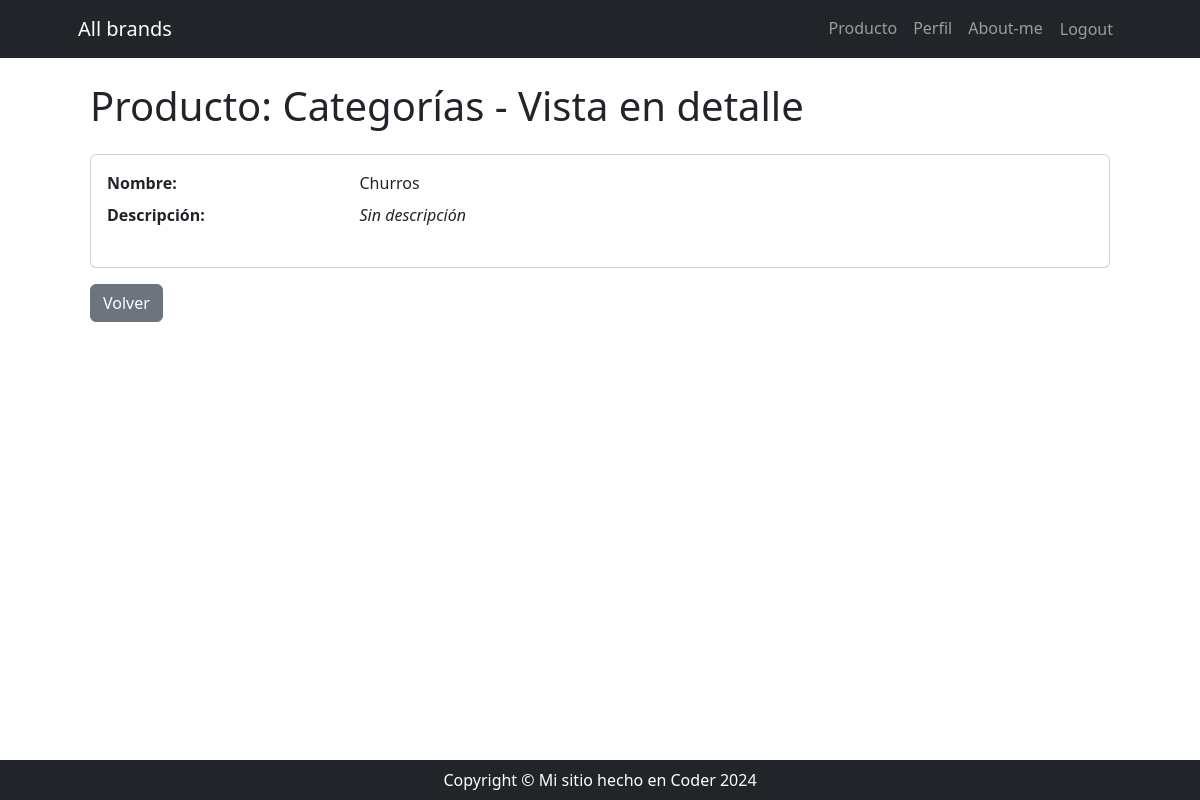
The app's page /producto/producto/detail/2 (signed in), older data.
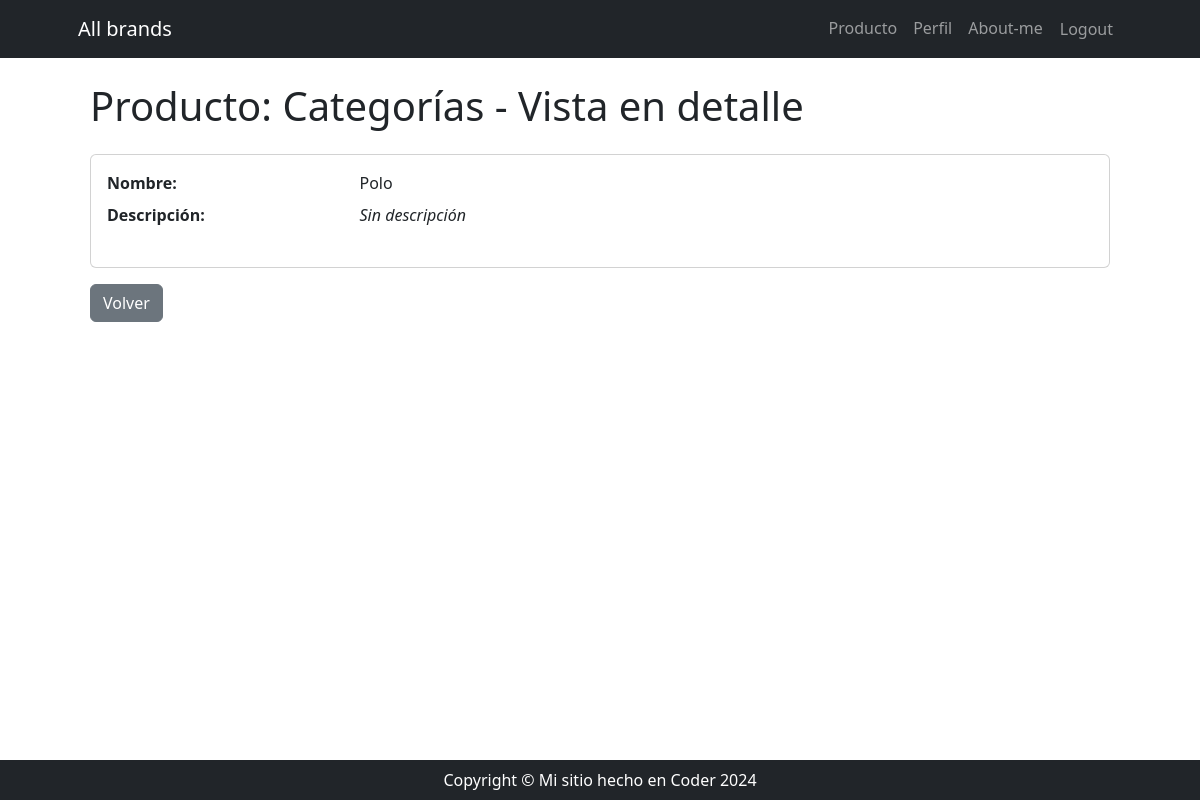
The same page, newer data.
### producto/models.py (models this page shows, shortened)
class Producto(models.Model):
    categoria = models.ForeignKey(
        Categoria,
        on_delete=models.SET_NULL,
        null=True,
        blank=True,
        verbose_name='categoría',
    )
    nombre = models.CharField(max_length=100, db_index=True)
    descripcion = models.TextField(blank=True, null=True, verbose_name='descripción')
    precio = models.DecimalField(max_digits=10, decimal_places=2)
    stock = models.PositiveIntegerField()
    class Meta:
        unique_together = ('categoria', 'nombre')
        verbose_name = 'Producto'
        verbose_name_plural = 'Productos'

### producto/views_models/producto.py (the view)
# urls.py: path('producto/detail/<int:pk>', producto.ProductoDetailView.as_view(), name='producto_detail'),
class ProductoDetailView(DetailView):
    model = Producto

### producto/templates/producto/producto_detail.html
{% extends 'core/base.html' %}
{% block content %}
    <div class="container mt-4">
        <h1 class="mb-4">Producto: Categorías - Vista en detalle</h1>
        <div class="card">
            <div class="card-body">
                <dl class="row">
                    <dt class="col-sm-3">Nombre:</dt>
                    <dd class="col-sm-9">{{ object.nombre }}</dd>
                    <dt class="col-sm-3">Descripción:</dt>
                    <dd class="col-sm-9">
                        {% if object.descripcion %}
                            {{ object.descripcion}}
                        {% else %}
                            <em>Sin descripción</em>
                        {% endif %}
                    </dd>
                </dl>
            </div>
        </div>
        <div class="mt-3">
            <a href="{% url 'producto:categoria_list' %}" class="btn btn-secondary">Volver</a>
        </div>
    </div>
{% endblock content %}

Row changes from the older to the newer data that the page shows:
changed Producto: nombre "Churros" → "Polo"
